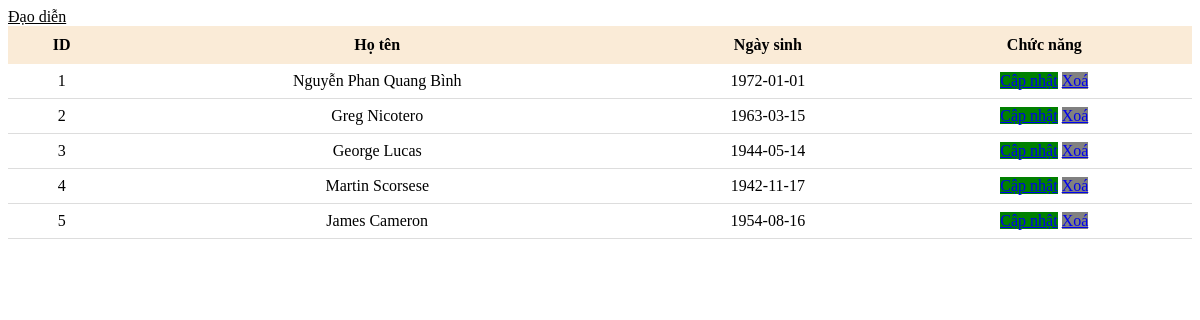
Page /bai13-php/daodien.php on the committed database.
### tables this page shows
CREATE TABLE if not EXISTS dao_dien (
    id int AUTO_INCREMENT PRIMARY KEY not null,
    ho_ten varchar(100) not null,
    ngay_sinh date
);

### bai13-php/daodien.php (the view, shortened to what this page needs)
<!DOCTYPE html>
<html lang="en">
<head>
</head>
<body>
    <a style="color: black;" href="index.php?page_layout=themdaodien">Đạo diễn</a>
    <?php
    include 'connect.php';
    $sql = "SELECT * FROM dao_dien";
    $result = mysqli_query($conn, $sql);
    ?>
    <table>
        <tr>
            <th>ID</th>
            <th>Họ tên</th>
            <th>Ngày sinh</th>
            <th>Chức năng</th>
        </tr>
        <?php
        while ($row = mysqli_fetch_array($result)) {
        ?>
            <tr>
                <td><?php echo $row['id'] ?></td>
                <td><?php echo $row['ho_ten'] ?></td>
                <td><?php echo $row['ngay_sinh'] ?></td>
                <td>
                    <a href="index.php?page_layout=capnhatdaodien&id=<?php echo $row['id'] ?>" class="capnhat">Cập nhật</a>
                    <a href="xoadaodien.php?id=<?php echo $row['id'] ?>" class="xoa">Xoá</a>
                </td>
            </tr>
        <?php
        }
        ?>
    </table>
</body>
</html>

### bai13-php/daodien.php (style rules this page uses)
table { width: 100%; border-collapse: collapse; background: white; }
th { background-color: antiquewhite; padding: 10px; }
td { padding: 8px; text-align: center; border-bottom: 1px solid #ddd; }
.capnhat { background-color: green; }
.xoa { background-color: gray; }

### rows in the picture
dao_dien: id "1", ho_ten "Nguyễn Phan Quang Bình", ngay_sinh "1972-01-01"
dao_dien: id "2", ho_ten "Greg Nicotero", ngay_sinh "1963-03-15"
dao_dien: id "3", ho_ten "George Lucas", ngay_sinh "1944-05-14"
dao_dien: id "4", ho_ten "Martin Scorsese", ngay_sinh "1942-11-17"
dao_dien: id "5", ho_ten "James Cameron", ngay_sinh "1954-08-16"
